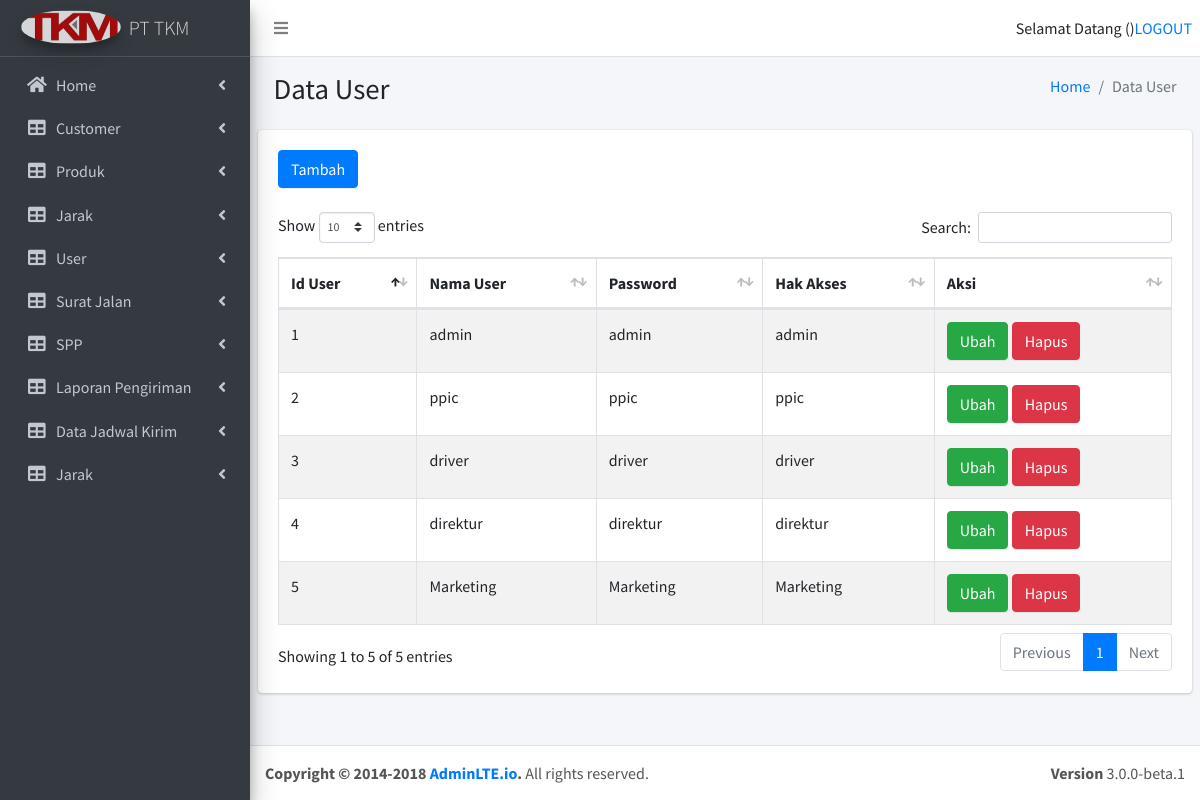
The app's page /index.php/user with its own data.
### tables this page shows
CREATE TABLE `user` (
  `id_user` int(10) NOT NULL,
  `nama_user` varchar(30) NOT NULL,
  `password` varchar(10) NOT NULL,
  `hak_akses` varchar(15) NOT NULL
);

### application/libraries/Template.php (called while the page is built)
<?php if ( ! defined('BASEPATH')) exit('No direct script access allowed');
class Template {
		var $template_data = array();
		function set($name, $value)
		{
			$this->template_data[$name] = $value;
		}
		function load($template = '', $view = '' , $view_data = array(), $return = FALSE)
		{
			$this->CI =& get_instance();
			$this->set('contents', $this->CI->load->view($view, $view_data, TRUE));
			return $this->CI->load->view($template, $this->template_data, $return);
		}
}

### application/controllers/User.php (called while the page is built, shortened)
<?php
class User extends CI_Controller
{
	public function index()
	{
		$data['record'] = $this->M_user->tampilkan_data();
		$this->template->load('template', 'user/lihat_data' , $data);
	}
}

### index.php (called while the page is built, shortened)
<?php
require_once BASEPATH.'core/CodeIgniter.php';

### application/models/M_user.php (called while the page is built, shortened)
<?php
class M_user extends CI_model {
	public function tampilkan_data()
	{
		return $this->db->get('user');
	}
}

### application/views/user/lihat_data.php (the view, shortened to what this page needs)
    <section class="content-header">
      <div class="container-fluid">
        <div class="row mb-2">
          <div class="col-sm-6">
            <h1>Data User</h1>
          </div>
          <div class="col-sm-6">
            <ol class="breadcrumb float-sm-right">
              <li class="breadcrumb-item"><a href="<?= base_url(); ?>Home">Home</a></li>
              <li class="breadcrumb-item active">Data User</li>
            </ol>
          </div>
        </div>
      </div>
    </section>
<div class="row">
  <div class="col-12">
    <div class="card">
      <div class="card-body">
        <a href="<?php echo base_url(); ?>User/tambah" class="btn btn-primary">Tambah</a>
            <br><br>
        <table id="example1" class="table table-bordered table-striped">
          <thead>
          <tr>
            <th>Id User</th>
            <th>Nama User</th>
            <th>Password</th>
            <th>Hak Akses</th>
            <th>Aksi</th>
          </tr>
          </thead>
          <tbody>
            <?php
            foreach ($record->result() as $b) {
              echo "<tr>
              <td>$b->id_user</td>
              <td>$b->nama_user</td>
              <td>$b->password</td>
              <td>$b->hak_akses</td>
              <td>
              ".anchor('User/ubah/'.$b->id_user,'Ubah',array('class' => 'btn btn-success'))."
              ".anchor('User/hapus/'.$b->id_user,'Hapus',array('class' => 'btn btn-danger'))."
              </td>
            </tr>";
            }
          ?>
        </table>
      </div>
    </div>
  </div>
</div>

### records on screen
user: id_user "1", nama_user "admin", password "admin", hak_akses "admin", id_user "Ubah", id_user "Hapus"
user: id_user "2", nama_user "ppic", password "ppic", hak_akses "ppic", id_user "Ubah", id_user "Hapus"
user: id_user "3", nama_user "driver", password "driver", hak_akses "driver", id_user "Ubah", id_user "Hapus"
user: id_user "4", nama_user "direktur", password "direktur", hak_akses "direktur", id_user "Ubah", id_user "Hapus"
user: id_user "5", nama_user "Marketing", password "Marketing", hak_akses "Marketing", id_user "Ubah", id_user "Hapus"
